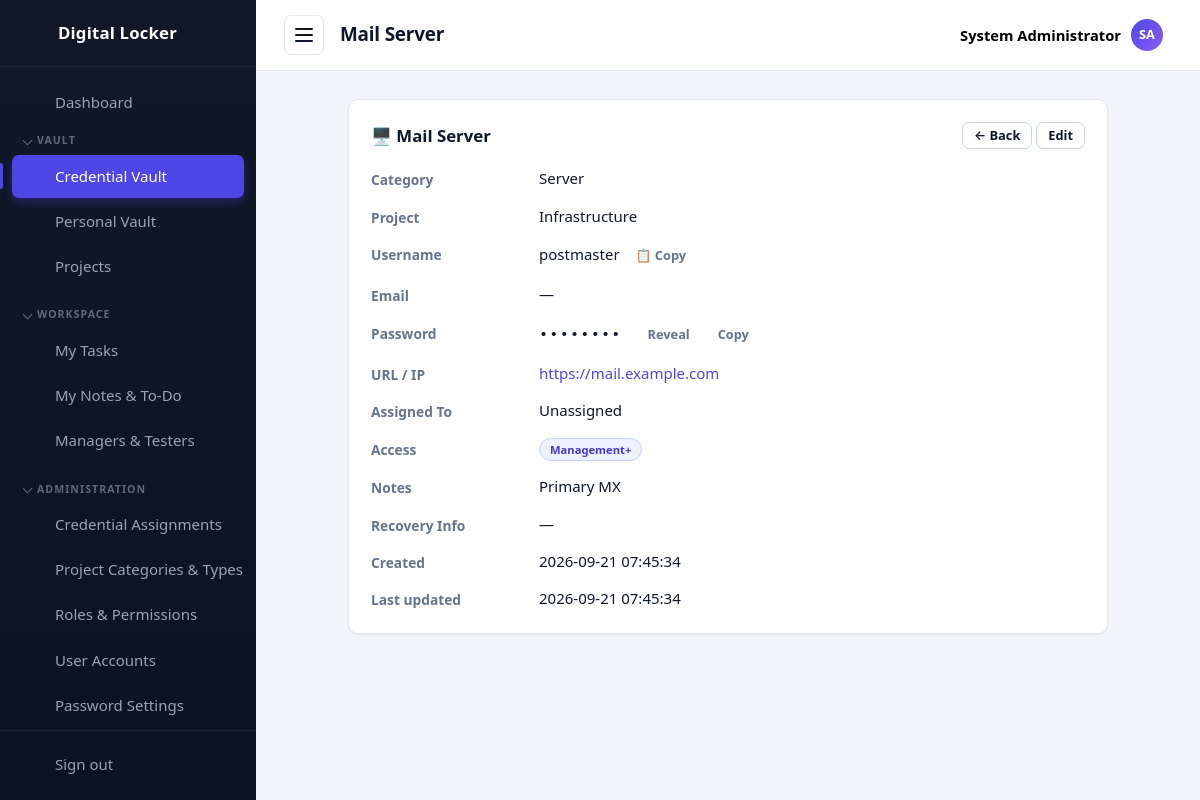
The app's page /passwords/view.php?id=1 (signed in) with its own data.
### tables this page shows
CREATE TABLE settings (
  id          INT UNSIGNED AUTO_INCREMENT PRIMARY KEY,
  setting_key VARCHAR(60) NOT NULL UNIQUE,
  setting_value TEXT NULL
);

CREATE TABLE passwords (
  id            INT UNSIGNED AUTO_INCREMENT PRIMARY KEY,
  title         VARCHAR(150) NOT NULL,
  category      VARCHAR(60)  NOT NULL DEFAULT '',
  username      VARCHAR(120) NOT NULL DEFAULT '',
  email         VARCHAR(120) NOT NULL DEFAULT '',
  phone         VARCHAR(40)  NOT NULL DEFAULT '',
  encrypted     TEXT         NOT NULL,
  url           VARCHAR(255) NOT NULL DEFAULT '',
  notes         TEXT,
  extra_info    TEXT,
  project_id    INT UNSIGNED NULL,
  assigned_to   INT UNSIGNED NULL,
  created_by    INT UNSIGNED NULL,
  created_at    TIMESTAMP DEFAULT CURRENT_TIMESTAMP,
  updated_at    TIMESTAMP DEFAULT CURRENT_TIMESTAMP ON UPDATE CURRENT_TIMESTAMP,
  CONSTRAINT fk_p_project  FOREIGN KEY (project_id)  REFERENCES projects(id) ON DELETE SET NULL,
  CONSTRAINT fk_p_assigned FOREIGN KEY (assigned_to) REFERENCES users(id)    ON DELETE SET NULL,
  CONSTRAINT fk_p_creator  FOREIGN KEY (created_by)  REFERENCES users(id)    ON DELETE SET NULL
);

CREATE TABLE projects (
  id          INT UNSIGNED AUTO_INCREMENT PRIMARY KEY,
  name        VARCHAR(100) NOT NULL UNIQUE,
  category    VARCHAR(60)  NOT NULL DEFAULT '',
  type        VARCHAR(60)  NOT NULL DEFAULT '',
  role        VARCHAR(80)  NOT NULL DEFAULT '',
  description VARCHAR(255) NOT NULL DEFAULT '',
  created_at  TIMESTAMP DEFAULT CURRENT_TIMESTAMP
);

### passwords/view.php (the view, shortened to what the rows shown need)
<?php
require_once __DIR__ . '/../includes/init.php';
requirePermission('passwords.view');
$id = isset($_GET['id']) ? (int) $_GET['id'] : 0;
$stmt = $db->prepare(
    'SELECT p.*, u.username AS assigned_username, u.full_name AS assigned_full_name, pj.name AS project_name
       FROM passwords p
       LEFT JOIN users u ON u.id = p.assigned_to
       LEFT JOIN projects pj ON pj.id = p.project_id
      WHERE p.id = :id'
);
$stmt->execute(['id' => $id]);
$item = $stmt->fetch();
if (!canAccessCredentialProject($id)) {
    require __DIR__ . '/../403.php';
    exit;
}
$roleStmt = $db->prepare(
    'SELECT r.name FROM password_roles pr JOIN roles r ON r.id = pr.role_id WHERE pr.password_id = :id ORDER BY r.name'
);
$roleStmt->execute(['id' => $id]);
$itemRoleNames = array_column($roleStmt->fetchAll(), 'name');
$canAccess = canAccessCredential($id);
$pageTitle = $item['title'];
require __DIR__ . '/../includes/header.php';
?>
<div class="card card--narrow">
    <div class="card__header">
        <h2 class="card__title"><?= categoryIcon((string) $item['category']) ?> <?= e($item['title']) ?></h2>
        <div>
            <a class="btn btn--small" href="index.php">&larr; Back</a>
            <?php if ($canAccess && hasPermission('passwords.manage')): ?>
                <a class="btn btn--small" href="edit.php?id=<?= (int) $item['id'] ?>">Edit</a>
            <?php endif; ?>
        </div>
    </div>
    <dl class="detail-list">
        <dt>Category</dt>
        <dd><?= e($item['category'] ?: '—') ?></dd>
        <dt>Project</dt>
        <dd><?= e($item['project_name'] ?: '—') ?></dd>
        <dt>Username</dt>
        <dd>
            <?php if ($item['username']): ?>
                <span id="username-value"><?= e($item['username']) ?></span>
                <button type="button" class="btn btn--small btn--ghost copy-text-btn" data-copy="<?= e($item['username']) ?>" title="Copy username">📋 Copy</button>
            <?php else: ?>
                —
            <?php endif; ?>
        </dd>
        <dt>Email</dt>
        <dd>
            <?php if ($item['email']): ?>
                <span id="email-value"><?= e($item['email']) ?></span>
                <button type="button" class="btn btn--small btn--ghost copy-text-btn" data-copy="<?= e($item['email']) ?>" title="Copy email">📋 Copy</button>
            <?php else: ?>
                —
            <?php endif; ?>
        </dd>
        <dt>Password</dt>
        <dd>
            <?php if ($canAccess): ?>
                <span class="secret" id="secret-value">••••••••</span>
                <button type="button" class="btn btn--small btn--ghost" id="reveal-btn"
                        data-url="ajax.php?reveal=<?= (int) $item['id'] ?>">Reveal</button>
                <button type="button" class="btn btn--small btn--ghost" id="copy-btn" data-clip-target="secret-value">Copy</button>
            <?php else: ?>
                <span class="muted">🔒 Restricted</span>
            <?php endif; ?>
        </dd>
        <dt>URL / IP</dt>
        <dd>
            <?php if ($item['url']): ?>
                <a href="<?= e($item['url']) ?>" target="_blank" rel="noopener"><?= e($item['url']) ?></a>
            <?php else: ?>
                —
            <?php endif; ?>
        </dd>
        <dt>Assigned To</dt>
        <dd><?= e($item['assigned_full_name'] ?: $item['assigned_username'] ?: 'Unassigned') ?></dd>
        <dt>Access</dt>
        <dd>
            <?php if ($itemRoleNames): ?>
                <?php foreach ($itemRoleNames as $roleName): ?>
                    <span class="badge <?= $roleName === 'Administrator' ? 'badge--danger' : 'badge--role' ?>"><?= e(accessLabel($roleName)) ?></span>
                <?php endforeach; ?>
            <?php else: ?>
                —
            <?php endif; ?>
        </dd>
        <dt>Notes</dt>
        <dd class="detail-list__notes"><?= nl2br(e($item['notes'] ?: '—')) ?></dd>
        <dt>Recovery Info</dt>
        <dd>
            <?php if (!$canAccess): ?>
                <span class="muted">🔒 Restricted</span>
            <?php elseif ($item['extra_info']): ?>
                <span class="secret detail-list__notes" id="recovery-value">••••••••</span>
                <button type="button" class="btn btn--small btn--ghost" id="reveal-recovery-btn"
                        data-url="ajax.php?reveal=<?= (int) $item['id'] ?>">Reveal</button>
            <?php else: ?>
                —
            <?php endif; ?>
        </dd>
        <dt>Created</dt>
        <dd><?= e($item['created_at']) ?></dd>
        <dt>Last updated</dt>
        <dd><?= e($item['updated_at']) ?></dd>
    </dl>
</div>
<?php require __DIR__ . '/../includes/footer.php'; ?>

### includes/header.php (shortened to what the rows shown need)
<?php
require_once __DIR__ . '/init.php';
function navIcon(string $name): string
{
    $icons = [
        'dashboard' => '<path d="M3 3h8v8H3zM13 3h8v5h-8zM13 12h8v9h-8zM3 15h8v6H3z"/>',
        'passwords' => '<circle cx="8" cy="15" r="4"/><path d="M10.8 12.2L21 2M18 5l3 3M15.5 7.5l2 2"/>',
        'personal'  => '<circle cx="12" cy="8" r="4"/><path d="M4 21c0-4.4 3.6-7 8-7s8 2.6 8 7"/>',
        'export'    => '<path d="M12 3v12M8 11l4 4 4-4M4 17v3h16v-3"/>',
        'projects'  => '<path d="M3 7a2 2 0 0 1 2-2h4l2 2h8a2 2 0 0 1 2 2v9a2 2 0 0 1-2 2H5a2 2 0 0 1-2-2z"/>',
        'tasks'     => '<path d="M9 5H7a2 2 0 0 0-2 2v12a2 2 0 0 0 2 2h10a2 2 0 0 0 2-2V7a2 2 0 0 0-2-2h-2"/><rect x="9" y="3" width="6" height="4" rx="1"/><path d="M9 12l2 2 4-4"/>',
        'notes'     => '<path d="M6 3h9l5 5v13a1 1 0 0 1-1 1H6a1 1 0 0 1-1-1V4a1 1 0 0 1 1-1z"/><path d="M15 3v5h5M8 13h8M8 17h5"/>',
        'team'      => '<circle cx="9" cy="8" r="3.5"/><path d="M2.5 20c0-3.5 3-5.5 6.5-5.5s6.5 2 6.5 5.5M16 4.5a3.5 3.5 0 0 1 0 7M17.5 14.5c2.5.6 4 2.3 4 5.5"/>',
        'categories' => '<path d="M4 4h7v7H4zM13 4h7v7h-7zM4 13h7v7H4zM13 13h7v7h-7z"/>',
        'assignments' => '<circle cx="9" cy="7" r="4"/><path d="M2.5 21c0-4 3-6.5 6.5-6.5s6.5 2.5 6.5 6.5"/><path d="M17 8l2 2 4-4"/>',
        'roles'     => '<path d="M12 3l8 3v6c0 4.5-3.2 7.6-8 9-4.8-1.4-8-4.5-8-9V6z"/><path d="M9 12l2 2 4-4"/>',
        'users'     => '<circle cx="9" cy="8" r="3.5"/><path d="M2.5 20c0-3.5 3-5.5 6.5-5.5s6.5 2 6.5 5.5M16 4.5a3.5 3.5 0 0 1 0 7M17.5 14.5c2.5.6 4 2.3 4 5.5"/>',
        'settings'  => '<path d="M4 7h10M18 7h2M4 17h2M10 17h10"/><circle cx="16" cy="7" r="2.5"/><circle cx="8" cy="17" r="2.5"/>',
        'reset'     => '<path d="M3 12a9 9 0 1 1 3 6.7"/><path d="M3 21v-5h5"/>',
        'logout'    => '<path d="M14 4H5v16h9M10 12h11M18 8l4 4-4 4"/>',
        'lock'      => '<rect x="5" y="11" width="14" height="10" rx="2"/><path d="M8 11V8a4 4 0 0 1 8 0v3M12 15v3"/>',
    ];
    return '<svg class="icon" width="24" height="24" viewBox="0 0 24 24" fill="none" stroke="currentColor" stroke-width="2" stroke-linecap="round" stroke-linejoin="round" aria-hidden="true">' . ($icons[$name] ?? '') . '</svg>';
}
?>
<!DOCTYPE html>
<html lang="en">
<head>
    <title><?= e(pageTitle($pageTitle)) ?></title>
    <link rel="stylesheet" href="<?= e(assetUrl('/assets/css/style.css')) ?>">
</head>
<body data-autolock="<?= (int) setting('auto_lock_minutes', '0') ?>" data-confirm-reveal="<?= (int) setting('require_confirm_reveal', '0') ?>" data-lock-url="<?= e(BASE_URL . '/lock.php') ?>">
<div class="layout">
    <aside class="sidebar" id="sidebar">
        <a class="sidebar__brand" href="<?= BASE_URL ?>/dashboard.php" aria-label="<?= e(appName()) ?>">
            <?= navIcon('lock') ?>
            <span class="sidebar__brand-text"><?= e(appName()) ?></span>
        </a>
    </aside>
    <div class="main">
        <header class="topbar">
            <button class="topbar__toggle" id="sidebar-toggle" aria-label="Toggle navigation" aria-expanded="true">
                <span></span><span></span><span></span>
            </button>
            <h1 class="topbar__title"><?= e($pageTitle) ?></h1>
            <div class="topbar__user" id="user-menu">
                <button type="button" class="topbar__user-btn" id="user-menu-toggle" aria-haspopup="true" aria-expanded="false">
                </button>
            </div>
        </header>
        <main class="content">

### records on screen
settings: setting_value "Digital Locker"
passwords: title "Mail Server", category "🖥️", category "Server", project.name "Infrastructure", username "postmaster", url "https://mail.example.com", notes "Primary MX", created_at "2026-09-21 07:45:34", updated_at "2026-09-21 07:45:34"

### other values on screen
$navGroup['label'] "VAULT"
$navItem['label'] "Credential Vault"
$navItem['label'] "Personal Vault"
$navItem['label'] "Projects"
$navGroup['label'] "WORKSPACE"
$navItem['label'] "My Tasks"
$navItem['label'] "My Notes & To-Do"
$navItem['label'] "Managers & Testers"
$navGroup['label'] "ADMINISTRATION"
$navItem['label'] "Credential Assignments"
$navItem['label'] "Project Categories & Types"
$navItem['label'] "Roles & Permissions"
$navItem['label'] "User Accounts"
$navItem['label'] "Password Settings"
$currentUser['full_name'] ?: $currentUser['username'] "System Administrator"
